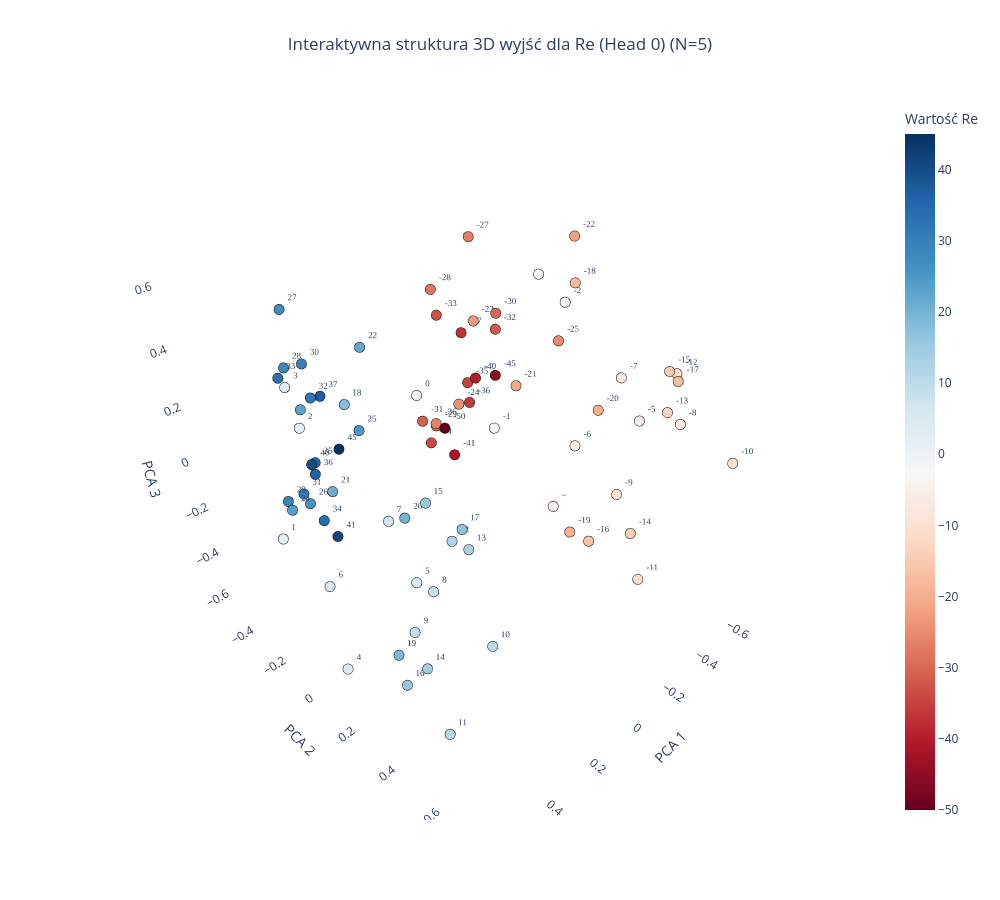
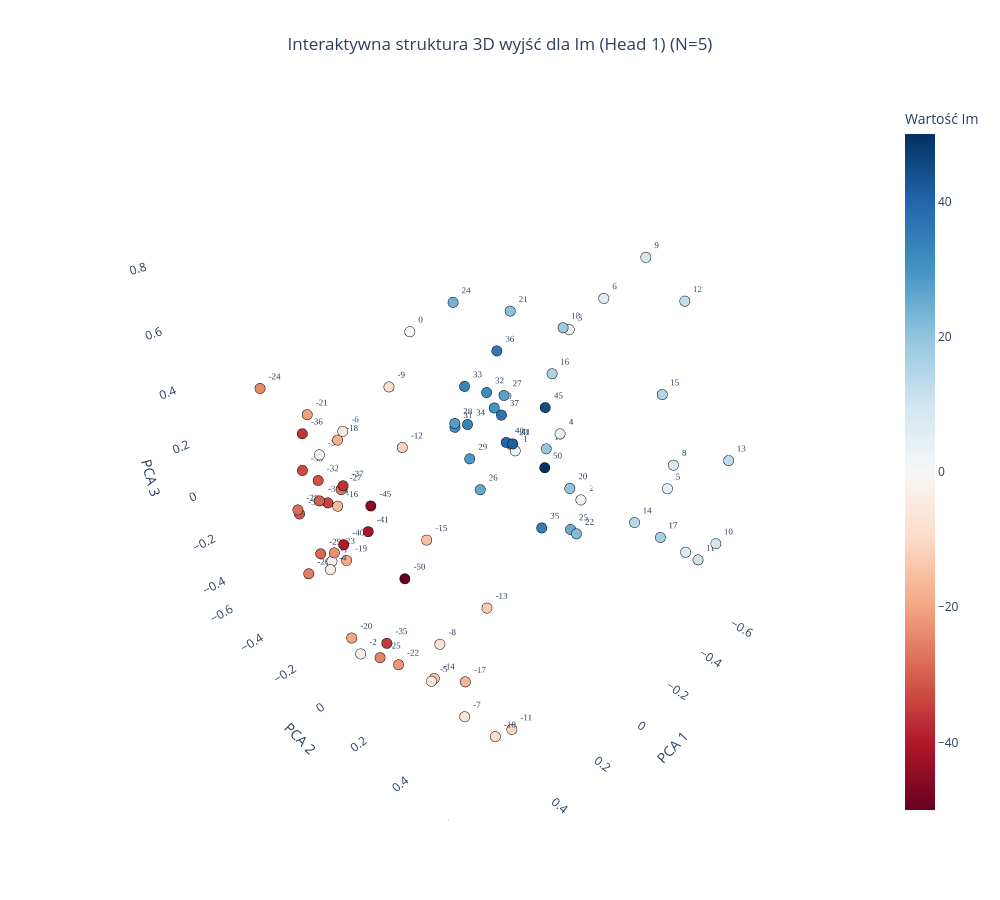

Notebook source saved alongside these figures, in order:
### Code cell
plot_output_head_plotly_3d(model, N=N, head_idx=0)

plot_output_head_plotly_3d(model, N=N, head_idx=1)

### Figure 1 — Plotly figure (JSON) as saved in the notebook; plotly's stock layout.template omitted (floating-point values rounded to 4 significant figures)
{"data": [{"hoverinfo": "text", "hovertext": ["Token ID: 0<br>Wartość algebraiczna: -50", "Token ID: 5<br>Wartość algebraiczna: -45", "Token ID: 9<br>Wartość algebraiczna: -41", "Token ID: 10<br>Wartość algebraiczna: -40", "Token ID: 13<br>Wartość algebraiczna: -37", "Token ID: 14<br>Wartość algebraiczna: -36", "Token ID: 15<br>Wartość algebraiczna: -35", "Token ID: 16<br>Wartość algebraiczna: -34", "Token ID: 17<br>Wartość algebraiczna: -33", "Token ID: 18<br>Wartość algebraiczna: -32", "Token ID: 19<br>Wartość algebraiczna: -31", "Token ID: 20<br>Wartość algebraiczna: -30", "Token ID: 21<br>Wartość algebraiczna: -29", "Token ID: 22<br>Wartość algebraiczna: -28", "Token ID: 23<br>Wartość algebraiczna: -27", "Token ID: 24<br>Wartość algebraiczna: -26", "Token ID: 25<br>Wartość algebraiczna: -25", "Token ID: 26<br>Wartość algebraiczna: -24", "Token ID: 27<br>Wartość algebraiczna: -23", "Token ID: 28<br>Wartość algebraiczna: -22", "Token ID: 29<br>Wartość algebraiczna: -21", "Token ID: 30<br>Wartość algebraiczna: -20", "Token ID: 31<br>Wartość algebraiczna: -19", "Token ID: 32<br>Wartość algebraiczna: -18", "Token ID: 33<br>Wartość algebraiczna: -17", "Token ID: 34<br>Wartość algebraiczna: -16", "Token ID: 35<br>Wartość algebraiczna: -15", "Token ID: 36<br>Wartość algebraiczna: -14", "Token ID: 37<br>Wartość algebraiczna: -13", "Token ID: 38<br>Wartość algebraiczna: -12", "Token ID: 39<br>Wartość algebraiczna: -11", "Token ID: 40<br>Wartość algebraiczna: -10", "Token ID: 41<br>Wartość algebraiczna: -9", "Token ID: 42<br>Wartość algebraiczna: -8", "Token ID: 43<br>Wartość algebraiczna: -7", "Token ID: 44<br>Wartość algebraiczna: -6", "Token ID: 45<br>Wartość algebraiczna: -5", "Token ID: 46<br>Wartość algebraiczna: -4", "Token ID: 47<br>Wartość algebraiczna: -3", "Token ID: 48<br>Wartość algebraiczna: -2", "Token ID: 49<br>Wartość algebraiczna: -1", "Token ID: 50<br>Wartość algebraiczna: 0", "Token ID: 51<br>Wartość algebraiczna: 1", "Token ID: 52<br>Wartość algebraiczna: 2", "Token ID: 53<br>Wartość algebraiczna: 3", "Token ID: 54<br>Wartość algebraiczna: 4", "Token ID: 55<br>Wartość algebraiczna: 5", "Token ID: 56<br>Wartość algebraiczna: 6", "Token ID: 57<br>Wartość algebraiczna: 7", "Token ID: 58<br>Wartość algebraiczna: 8", "Token ID: 59<br>Wartość algebraiczna: 9", "Token ID: 60<br>Wartość algebraiczna: 10", "Token ID: 61<br>Wartość algebraiczna: 11", "Token ID: 62<br>Wartość algebraiczna: 12", "Token ID: 63<br>Wartość algebraiczna: 13", "Token ID: 64<br>Wartość algebraiczna: 14", "Token ID: 65<br>Wartość algebraiczna: 15", "Token ID: 66<br>Wartość algebraiczna: 16", "Token ID: 67<br>Wartość algebraiczna: 17", "Token ID: 68<br>Wartość algebraiczna: 18", "Token ID: 69<br>Wartość algebraiczna: 19", "Token ID: 70<br>Wartość algebraiczna: 20", "Token ID: 71<br>Wartość algebraiczna: 21", "Token ID: 72<br>Wartość algebraiczna: 22", "Token ID: 73<br>Wartość algebraiczna: 23", "Token ID: 74<br>Wartość algebraiczna: 24", "Token ID: 75<br>Wartość algebraiczna: 25", "Token ID: 76<br>Wartość algebraiczna: 26", "Token ID: 77<br>Wartość algebraiczna: 27", "Token ID: 78<br>Wartość algebraiczna: 28", "Token ID: 79<br>Wartość algebraiczna: 29", "Token ID: 80<br>Wartość algebraiczna: 30", "Token ID: 81<br>Wartość algebraiczna: 31", "Token ID: 82<br>Wartość algebraiczna: 32", "Token ID: 83<br>Wartość algebraiczna: 33", "Token ID: 84<br>Wartość algebraiczna: 34", "Token ID: 85<br>Wartość algebraiczna: 35", "Token ID: 86<br>Wartość algebraiczna: 36", "Token ID: 87<br>Wartość algebraiczna: 37", "Token ID: 90<br>Wartość algebraiczna: 40", "Token ID: 91<br>Wartość algebraiczna: 41", "Token ID: 95<br>Wartość algebraiczna: 45"], "marker": {"color": [-50, -45, -41, -40, -37, -36, -35, -34, -33, -32, -31, -30, -29, -28, -27, -26, -25, -24, -23, -22, -21, -20, -19, -18, -17, -16, -15, -14, -13, -12, -11, -10, -9, -8, -7, -6, -5, -4, -3, -2, -1, 0, 1, 2, 3, 4, 5, 6, 7, 8, 9, 10, 11, 12, 13, 14, 15, 16, 17, 18, 19, 20, 21, 22, 23, 24, 25, 26, 27, 28, 29, 30, 31, 32, 33, 34, 35, 36, 37, 40, 41, 45], "colorbar": {"title": {"text": "Wartość Re"}}, "colorscale": [[0, "rgb(103,0,31)"], [0.1, "rgb(178,24,43)"], [0.2, "rgb(214,96,77)"], [0.3, "rgb(244,165,130)"], [0.4, "rgb(253,219,199)"], [0.5, "rgb(247,247,247)"], [0.6, "rgb(209,229,240)"], [0.7, "rgb(146,197,222)"], [0.8, "rgb(67,147,195)"], [0.9, "rgb(33,102,172)"], [1, "rgb(5,48,97)"]], "line": {"color": "Black", "width": 1}, "showscale": true, "size": 6}, "mode": "markers+text", "text": ["-50", "-45", "-41", "-40", "-37", "-36", "-35", "-34", "-33", "-32", "-31", "-30", "-29", "-28", "-27", "-26", "-25", "-24", "-23", "-22", "-21", "-20", "-19", "-18", "-17", "-16", "-15", "-14", "-13", "-12", "-11", "-10", "-9", "-8", "-7", "-6", "-5", "-4", "-3", "-2", "-1", "0", "1", "2", "3", "4", "5", "6", "7", "8", "9", "10", "11", "12", "13", "14", "15", "16", "17", "18", "19", "20", "21", "22", "23", "24", "25", "26", "27", "28", "29", "30", "31", "32", "33", "34", "35", "36", "37", "40", "41", "45"], "textfont": {"family": "Arial Black", "size": 9}, "textposition": "top right", "type": "scatter3d", "x": [-0.1571, -0.2922, -0.2658, -0.3007, -0.3503, -0.3942, -0.2877, -0.2464, -0.2901, -0.3561, -0.3014, -0.3523, -0.3697, -0.3517, -0.4524, -0.3149, -0.3952, -0.3481, -0.3508, -0.4195, -0.4644, -0.4372, -0.474, -0.3893, -0.4521, -0.4938, -0.5183, -0.4742, -0.4929, -0.5617, -0.501, -0.5163, -0.5482, -0.502, -0.5517, -0.554, -0.5267, -0.5693, -0.5871, -0.5476, -0.5343, 0.05712, 0.4863, 0.5466, 0.5003, 0.5224, 0.5238, 0.5667, 0.4939, 0.5533, 0.456, 0.5592, 0.5001, 0.4645, 0.4344, 0.4829, 0.5009, 0.4474, 0.4592, 0.5038, 0.3748, 0.4217, 0.409, 0.4078, 0.3902, 0.4561, 0.4388, 0.326, 0.3669, 0.3353, 0.3613, 0.4166, 0.292, 0.3851, 0.3677, 0.3355, 0.4058, 0.3579, 0.2758, 0.4417, 0.3126, 0.3552], "y": [-0.2095, -0.09011, -0.277, -0.1965, -0.3207, -0.3243, -0.2241, -0.3888, -0.3849, -0.1541, -0.4995, -0.1492, -0.4939, -0.4819, -0.3845, -0.4338, 0.09862, -0.3359, -0.2581, 0.1182, -0.1481, 0.2541, 0.1465, 0.1568, 0.5317, 0.2252, 0.4575, 0.4189, 0.4863, 0.4593, 0.4599, 0.7289, 0.292, 0.534, 0.2549, 0.07862, 0.3637, -0.02039, -0.1663, -0.006221, -0.3244, -0.1038, -0.3319, -0.02838, -0.1523, 0.02149, 0.412, 0.05074, 0.2702, 0.5127, 0.3077, 0.729, 0.4996, 0.4899, 0.5201, 0.3896, 0.4358, 0.2416, 0.5221, 0.1348, 0.114, 0.2509, -0.1141, 0.09201, -0.2668, -0.2936, 0.09752, -0.3922, -0.345, -0.422, -0.4797, -0.1831, -0.4833, -0.21, -0.4107, -0.3021, -0.1977, -0.283, -0.3253, -0.1617, -0.2644, -0.1336], "z": [-0.1003, 0.1116, -0.3046, 0.05408, 0.1722, -0.1441, 0.02921, -0.293, 0.2404, 0.2435, -0.2676, 0.3071, -0.3188, 0.2896, 0.4885, -0.2555, 0.2769, -0.1367, 0.2404, 0.6347, -0.02567, 0.0567, -0.5641, 0.502, 0.2764, -0.575, 0.2553, -0.4097, 0.1257, 0.2302, -0.624, 0.03611, -0.3415, 0.09778, 0.1362, -0.2299, 0.02266, -0.5841, 0.3732, 0.3309, -0.3274, 0.1728, -0.3092, 0.3083, 0.3663, -0.6465, 0.009433, -0.2187, 0.1212, 0.0649, -0.3079, 0.03474, -0.5684, 0.1654, 0.1375, -0.3806, 0.2794, -0.6071, 0.2205, 0.4367, -0.6222, 0.07979, -0.03104, 0.5507, 0.1937, -0.1797, 0.3086, -0.2795, 0.4972, 0.2578, -0.2983, 0.3974, -0.3042, 0.2582, 0.2379, -0.2987, 0.03622, -0.078, 0.1685, 0.06501, -0.3616, 0.09386]}], "layout": {"height": 900, "scene": {"xaxis": {"backgroundcolor": "white", "gridcolor": "rgba(200,200,200,0.2)", "title": {"text": "PCA 1"}}, "yaxis": {"backgroundcolor": "white", "gridcolor": "rgba(200,200,200,0.2)", "title": {"text": "PCA 2"}}, "zaxis": {"backgroundcolor": "white", "gridcolor": "rgba(200,200,200,0.2)", "title": {"text": "PCA 3"}}}, "showlegend": false, "title": {"text": "Interaktywna struktura 3D wyjść dla Re (Head 0) (N=5)", "x": 0.5, "xanchor": "center"}, "width": 1000}}

### Figure 2 — Plotly figure (JSON) as saved in the notebook; plotly's stock layout.template omitted (floating-point values rounded to 4 significant figures)
{"data": [{"hoverinfo": "text", "hovertext": ["Token ID: 0<br>Wartość algebraiczna: -50", "Token ID: 5<br>Wartość algebraiczna: -45", "Token ID: 9<br>Wartość algebraiczna: -41", "Token ID: 10<br>Wartość algebraiczna: -40", "Token ID: 13<br>Wartość algebraiczna: -37", "Token ID: 14<br>Wartość algebraiczna: -36", "Token ID: 15<br>Wartość algebraiczna: -35", "Token ID: 16<br>Wartość algebraiczna: -34", "Token ID: 17<br>Wartość algebraiczna: -33", "Token ID: 18<br>Wartość algebraiczna: -32", "Token ID: 19<br>Wartość algebraiczna: -31", "Token ID: 20<br>Wartość algebraiczna: -30", "Token ID: 21<br>Wartość algebraiczna: -29", "Token ID: 22<br>Wartość algebraiczna: -28", "Token ID: 23<br>Wartość algebraiczna: -27", "Token ID: 24<br>Wartość algebraiczna: -26", "Token ID: 25<br>Wartość algebraiczna: -25", "Token ID: 26<br>Wartość algebraiczna: -24", "Token ID: 27<br>Wartość algebraiczna: -23", "Token ID: 28<br>Wartość algebraiczna: -22", "Token ID: 29<br>Wartość algebraiczna: -21", "Token ID: 30<br>Wartość algebraiczna: -20", "Token ID: 31<br>Wartość algebraiczna: -19", "Token ID: 32<br>Wartość algebraiczna: -18", "Token ID: 33<br>Wartość algebraiczna: -17", "Token ID: 34<br>Wartość algebraiczna: -16", "Token ID: 35<br>Wartość algebraiczna: -15", "Token ID: 36<br>Wartość algebraiczna: -14", "Token ID: 37<br>Wartość algebraiczna: -13", "Token ID: 38<br>Wartość algebraiczna: -12", "Token ID: 39<br>Wartość algebraiczna: -11", "Token ID: 40<br>Wartość algebraiczna: -10", "Token ID: 41<br>Wartość algebraiczna: -9", "Token ID: 42<br>Wartość algebraiczna: -8", "Token ID: 43<br>Wartość algebraiczna: -7", "Token ID: 44<br>Wartość algebraiczna: -6", "Token ID: 45<br>Wartość algebraiczna: -5", "Token ID: 46<br>Wartość algebraiczna: -4", "Token ID: 47<br>Wartość algebraiczna: -3", "Token ID: 48<br>Wartość algebraiczna: -2", "Token ID: 49<br>Wartość algebraiczna: -1", "Token ID: 50<br>Wartość algebraiczna: 0", "Token ID: 51<br>Wartość algebraiczna: 1", "Token ID: 52<br>Wartość algebraiczna: 2", "Token ID: 53<br>Wartość algebraiczna: 3", "Token ID: 54<br>Wartość algebraiczna: 4", "Token ID: 55<br>Wartość algebraiczna: 5", "Token ID: 56<br>Wartość algebraiczna: 6", "Token ID: 57<br>Wartość algebraiczna: 7", "Token ID: 58<br>Wartość algebraiczna: 8", "Token ID: 59<br>Wartość algebraiczna: 9", "Token ID: 60<br>Wartość algebraiczna: 10", "Token ID: 61<br>Wartość algebraiczna: 11", "Token ID: 62<br>Wartość algebraiczna: 12", "Token ID: 63<br>Wartość algebraiczna: 13", "Token ID: 64<br>Wartość algebraiczna: 14", "Token ID: 65<br>Wartość algebraiczna: 15", "Token ID: 66<br>Wartość algebraiczna: 16", "Token ID: 67<br>Wartość algebraiczna: 17", "Token ID: 68<br>Wartość algebraiczna: 18", "Token ID: 69<br>Wartość algebraiczna: 19", "Token ID: 70<br>Wartość algebraiczna: 20", "Token ID: 71<br>Wartość algebraiczna: 21", "Token ID: 72<br>Wartość algebraiczna: 22", "Token ID: 73<br>Wartość algebraiczna: 23", "Token ID: 74<br>Wartość algebraiczna: 24", "Token ID: 75<br>Wartość algebraiczna: 25", "Token ID: 76<br>Wartość algebraiczna: 26", "Token ID: 77<br>Wartość algebraiczna: 27", "Token ID: 78<br>Wartość algebraiczna: 28", "Token ID: 79<br>Wartość algebraiczna: 29", "Token ID: 80<br>Wartość algebraiczna: 30", "Token ID: 81<br>Wartość algebraiczna: 31", "Token ID: 82<br>Wartość algebraiczna: 32", "Token ID: 83<br>Wartość algebraiczna: 33", "Token ID: 84<br>Wartość algebraiczna: 34", "Token ID: 85<br>Wartość algebraiczna: 35", "Token ID: 86<br>Wartość algebraiczna: 36", "Token ID: 87<br>Wartość algebraiczna: 37", "Token ID: 90<br>Wartość algebraiczna: 40", "Token ID: 91<br>Wartość algebraiczna: 41", "Token ID: 95<br>Wartość algebraiczna: 45", "Token ID: 100<br>Wartość algebraiczna: 50"], "marker": {"color": [-50, -45, -41, -40, -37, -36, -35, -34, -33, -32, -31, -30, -29, -28, -27, -26, -25, -24, -23, -22, -21, -20, -19, -18, -17, -16, -15, -14, -13, -12, -11, -10, -9, -8, -7, -6, -5, -4, -3, -2, -1, 0, 1, 2, 3, 4, 5, 6, 7, 8, 9, 10, 11, 12, 13, 14, 15, 16, 17, 18, 19, 20, 21, 22, 23, 24, 25, 26, 27, 28, 29, 30, 31, 32, 33, 34, 35, 36, 37, 40, 41, 45, 50], "colorbar": {"title": {"text": "Wartość Im"}}, "colorscale": [[0, "rgb(103,0,31)"], [0.1, "rgb(178,24,43)"], [0.2, "rgb(214,96,77)"], [0.3, "rgb(244,165,130)"], [0.4, "rgb(253,219,199)"], [0.5, "rgb(247,247,247)"], [0.6, "rgb(209,229,240)"], [0.7, "rgb(146,197,222)"], [0.8, "rgb(67,147,195)"], [0.9, "rgb(33,102,172)"], [1, "rgb(5,48,97)"]], "line": {"color": "Black", "width": 1}, "showscale": true, "size": 6}, "mode": "markers+text", "text": ["-50", "-45", "-41", "-40", "-37", "-36", "-35", "-34", "-33", "-32", "-31", "-30", "-29", "-28", "-27", "-26", "-25", "-24", "-23", "-22", "-21", "-20", "-19", "-18", "-17", "-16", "-15", "-14", "-13", "-12", "-11", "-10", "-9", "-8", "-7", "-6", "-5", "-4", "-3", "-2", "-1", "0", "1", "2", "3", "4", "5", "6", "7", "8", "9", "10", "11", "12", "13", "14", "15", "16", "17", "18", "19", "20", "21", "22", "23", "24", "25", "26", "27", "28", "29", "30", "31", "32", "33", "34", "35", "36", "37", "40", "41", "45", "50"], "textfont": {"family": "Arial Black", "size": 9}, "textposition": "top right", "type": "scatter3d", "x": [0.3149, 0.3894, 0.3393, 0.4582, 0.3995, 0.4617, 0.371, 0.3019, 0.4051, 0.4226, 0.3881, 0.446, 0.3697, 0.3942, 0.3956, 0.4191, 0.502, 0.4014, 0.4164, 0.4587, 0.4535, 0.5775, 0.4594, 0.4909, 0.4349, 0.5363, 0.5337, 0.509, 0.5048, 0.5641, 0.4456, 0.5647, 0.5141, 0.5212, 0.4982, 0.5249, 0.5576, 0.5091, 0.5085, 0.4698, 0.3877, -0.03105, -0.4447, -0.5588, -0.5273, -0.5353, -0.5516, -0.5429, -0.5733, -0.5571, -0.4352, -0.4935, -0.5323, -0.5142, -0.488, -0.5007, -0.4794, -0.4467, -0.481, -0.4415, -0.5009, -0.4633, -0.4389, -0.4347, -0.4723, -0.4753, -0.4553, -0.3912, -0.3861, -0.3659, -0.3837, -0.3893, -0.3949, -0.3775, -0.3524, -0.4194, -0.4608, -0.3994, -0.3451, -0.3913, -0.3951, -0.3966, -0.3965], "y": [0.02232, -0.02552, -0.1219, -0.09237, -0.1462, -0.2376, -0.03073, -0.3973, -0.362, -0.2473, -0.4515, -0.2178, -0.38, -0.4476, -0.1653, -0.3974, 0.1049, -0.5555, -0.217, 0.1413, -0.2093, 0.07191, -0.08521, -0.01191, 0.4277, 0.0188, 0.3974, 0.374, 0.5835, 0.3606, 0.6277, 0.6761, 0.2625, 0.4184, 0.4893, 0.06768, 0.4182, -0.1065, -0.08561, -0.05008, -0.2845, -0.302, -0.1961, 0.0546, -0.03398, -0.05164, 0.4281, 0.08984, 0.5283, 0.434, 0.3062, 0.6728, 0.6018, 0.4096, 0.6618, 0.3461, 0.3987, -0.03366, 0.4709, 0.007397, -0.08694, 0.06971, -0.2337, 0.1396, -0.2458, -0.5668, 0.09413, -0.3351, -0.2061, -0.4532, -0.3879, -0.2587, -0.4839, -0.288, -0.3803, -0.4353, -0.05474, -0.2584, -0.1792, -0.1948, -0.1652, -0.0151, -0.00265], "z": [-0.196, 0.1213, -0.06685, -0.0323, 0.1391, 0.3188, -0.497, -0.1211, 0.08997, 0.1185, -0.1528, 0.06614, -0.3047, -0.1291, 0.112, -0.3798, -0.3597, 0.3181, -0.1698, -0.3984, 0.3956, -0.2377, -0.0929, 0.4171, -0.2629, 0.2272, 0.3284, -0.2313, 0.2004, 0.6084, -0.2898, -0.1657, 0.7108, -0.04378, -0.3111, 0.4989, -0.1665, -0.1137, 0.3399, -0.4883, -0.2688, 0.4587, -0.1661, -0.333, 0.3846, -0.06137, -0.07419, 0.5377, -0.3187, 0.02736, 0.7735, -0.1415, -0.2829, 0.6421, 0.1951, -0.2442, 0.3261, 0.2419, -0.2283, 0.4373, -0.1308, -0.2176, 0.4175, -0.3814, -0.1729, 0.3294, -0.399, -0.4021, 0.1056, -0.1205, -0.2697, 0.02688, -0.1665, 0.08708, 0.08565, -0.1421, -0.4819, 0.2651, 0.05033, -0.1007, -0.0949, 0.1322, -0.1241]}], "layout": {"height": 900, "scene": {"xaxis": {"backgroundcolor": "white", "gridcolor": "rgba(200,200,200,0.2)", "title": {"text": "PCA 1"}}, "yaxis": {"backgroundcolor": "white", "gridcolor": "rgba(200,200,200,0.2)", "title": {"text": "PCA 2"}}, "zaxis": {"backgroundcolor": "white", "gridcolor": "rgba(200,200,200,0.2)", "title": {"text": "PCA 3"}}}, "showlegend": false, "title": {"text": "Interaktywna struktura 3D wyjść dla Im (Head 1) (N=5)", "x": 0.5, "xanchor": "center"}, "width": 1000}}
